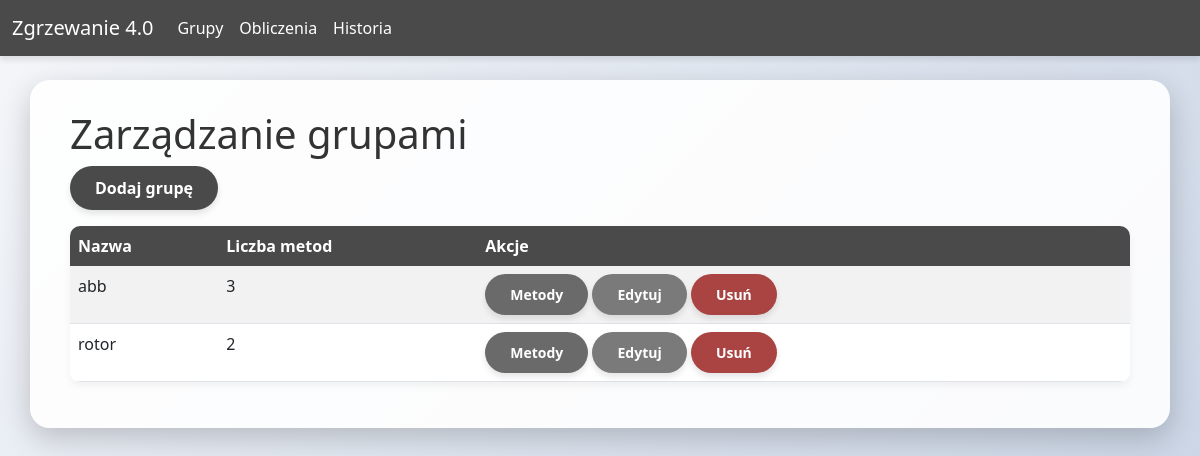
Page /grupy/ on the committed database.
### app/models.py (models this page shows, shortened)
class Grupa(db.Model):
    __tablename__ = 'grupa'
    id = db.Column(db.Integer, primary_key=True)
    nazwa = db.Column(db.String(100), unique=True, nullable=False)
    metody = db.relationship('Metoda', backref='grupa', cascade='all, delete-orphan')

### app/routes/groups.py (the view)
@bp.route('/')
def list():
    grupy = Grupa.query.order_by(Grupa.nazwa).all()
    return render_template('groups/list.html', grupy=grupy)

### app/templates/groups/list.html
{% extends "base.html" %}
{% block content %}
<h1>Zarządzanie grupami</h1>
<a href="{{ url_for('groups.add') }}" class="btn btn-primary mb-3">Dodaj grupę</a>
<table class="table table-striped">
    <thead>
        <tr>
            <th>Nazwa</th>
            <th>Liczba metod</th>
            <th>Akcje</th>
        </tr>
    </thead>
    <tbody>
        {% for grupa in grupy %}
        <tr>
            <td>{{ grupa.nazwa }}</td>
            <td>{{ grupa.metody|length }}</td>
            <td>
                <a href="{{ url_for('methods.list', grupa_id=grupa.id) }}" class="btn btn-sm btn-info">Metody</a>
                <a href="{{ url_for('groups.edit', id=grupa.id) }}" class="btn btn-sm btn-warning">Edytuj</a>
                <form action="{{ url_for('groups.delete', id=grupa.id) }}" method="post" style="display:inline;">
                    <button type="submit" class="btn btn-sm btn-danger" onclick="return confirm('Na pewno?')">Usuń</button>
                </form>
            </td>
        </tr>
        {% endfor %}
    </tbody>
</table>
{% endblock %}

### app/static/style.css (style rules this page uses)
body { background: linear-gradient(135deg, #f5f7fa 0%, #c3cfe2 100%); min-height: 100vh; margin: 0; padding: 0; font-family: 'Segoe UI', Tahoma, Geneva, Verdana, sans-serif; }
h1, h2, h3 { color: #333; }
.btn { border-radius: 50px; font-weight: bold; padding: 10px 25px; transition: all 0.3s ease; box-shadow: 0 4px 6px rgba(0, 0, 0, 0.1); border: none; }
.btn-primary { background-color: #4a4a4a; color: white; }
.btn-warning { background-color: #7a7a7a; color: white; }
.btn-info { background-color: #6a6a6a; color: white; }
.btn-danger { background-color: #a94442; }
.table { background-color: white; border-radius: 10px; overflow: hidden; box-shadow: 0 4px 8px rgba(0, 0, 0, 0.05); }
.table thead th { background-color: #4a4a4a; color: white; font-weight: 600; border-bottom: none; }
.table-striped tbody tr:nth-of-type(odd) { background-color: rgba(0, 0, 0, 0.02); }

### rows in the picture
Grupa: nazwa "abb", metody|length "3"
Grupa: nazwa "rotor", metody|length "2"
